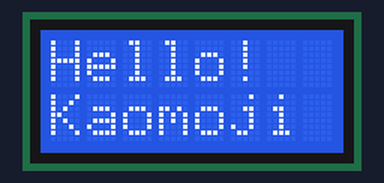
A sketch run on a simulated Arduino Uno, built with avr-gcc and run on an emulated ATmega328P. Parts: 8×2 character LCD. What the sketch prints to the serial monitor is not drawn.

Above: at 0.2 s.
At 1.7 s:
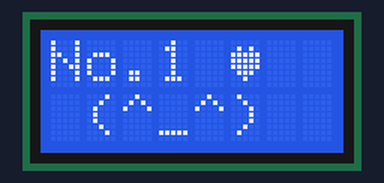
At 2.9 s:
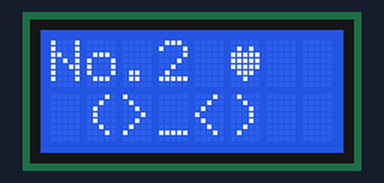
At 5.3 s:
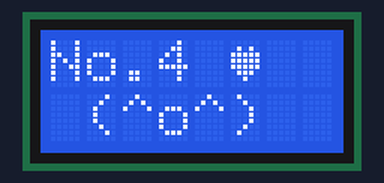
At 7.7 s:
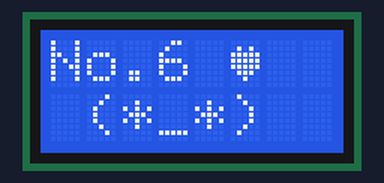
At 10.2 s:
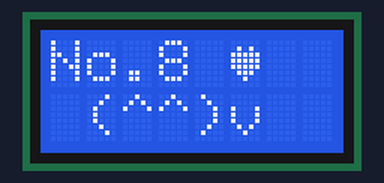

Measured:
- by itself, everything shown: repeats every 9.6 s, in 8 steps
- what the display in image 0 shows lasts 1.5 s, from 0.2 s to 1.7 s
- what the display in image 1 shows lasts 1.2 s, from 1.7 s to 2.9 s

The sketch:

display.ino
```cpp
// ACM0802C-NLW-BBH （8文字×2行 キャラクタLCD / HD44780互換）に
// 顔文字を順に表示するサンプル。
// 標準の LiquidCrystal ライブラリで 4bit モード接続。
//
// 配線（Arduino Uno）:
//   LCD  1番 Vss  -> GND
//   LCD  2番 Vdd  -> +5V
//   LCD  3番 V0   -> 10kΩ可変抵抗の中点（コントラスト調整）
//   LCD  4番 RS   -> D7
//   LCD  5番 R/W  -> GND（必ず GND。書き込み専用）
//   LCD  6番 E    -> D4（本機は D8 不良のため D4 を使用）
//   LCD  7-10番 D0-D3 -> 未接続（4bitモード）
//   LCD  11番 D4  -> D9
//   LCD  12番 D5  -> D6
//   LCD  13番 D6  -> D13
//   LCD  14番 D7  -> D12
//   LCD  15番 A   -> +5V（必要なら抵抗経由）
//   LCD  16番 K   -> GND
//
// ※ line_trace.ino と同時に動かす場合は、モータ用に使っている
//   D2〜D5,D10,D11 を避けてピンを選んでいます。

#include <LiquidCrystal.h>

// rs, e, d4, d5, d6, d7
// E=D2, RS=D3 に逃がした版（D4/D7 が怪しいので切り分け）
LiquidCrystal lcd(3, 2, 9, 6, 13, 12);
// 元の構成（戻すならこちら）：
// LiquidCrystal lcd(7, 4, 9, 6, 13, 12);
// もしデータ線が逆順なら：
// LiquidCrystal lcd(7, 4, 12, 13, 6, 9);

// ---- 表示する顔文字 ----
// 8文字×2行に収めるため、1行あたり最大8文字までにする。
// HD44780 標準フォントに含まれる ASCII 文字だけで構成。
const char* kaomojiList[] = {
  "(^_^)",   // にこにこ
  "(>_<)",   // ぎゅっ
  "(T_T)",   // 泣き
  "(^o^)",   // わーい
  "(-_-)",   // むすっ
  "(*_*)",   // びっくり
  "(=_=)",   // ねむい
  "(^^)v",   // ピース
};
const int KAOMOJI_NUM = sizeof(kaomojiList) / sizeof(kaomojiList[0]);

// ---- カスタム文字（ハート）----
// CGRAM スロット 0 に 5x8 のハートを登録して \0 で参照する。
byte heart[8] = {
  0b00000,
  0b01010,
  0b11111,
  0b11111,
  0b11111,
  0b01110,
  0b00100,
  0b00000,
};

void setup() {
  Serial.begin(9600);
  Serial.println("setup start");
  delay(100);               // 電源安定待ち（LCD初期化前）

  lcd.begin(8, 2);          // 8桁×2行
  Serial.println("lcd.begin done");
  lcd.createChar(0, heart); // CGRAM[0] にハートを登録
  lcd.clear();

  // 起動メッセージ
  lcd.setCursor(0, 0);
  lcd.print("Hello!  ");
  lcd.setCursor(0, 1);
  lcd.print("Kaomoji ");
  delay(1500);
}

void loop() {
  for (int i = 0; i < KAOMOJI_NUM; i++) {
    lcd.clear();

    // 1行目：番号とハート
    lcd.setCursor(0, 0);
    lcd.print("No.");
    lcd.print(i + 1);
    lcd.print(" ");
    lcd.write((byte)0); // ハート

    // 2行目：顔文字（中央寄せっぽく1文字下げ）
    lcd.setCursor(1, 1);
    lcd.print(kaomojiList[i]);

    delay(1200);
  }
}
```
